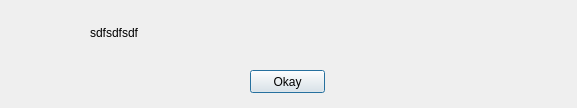
<?xml version="1.0" encoding="UTF-8"?>
<ui version="4.0">
 <class>Dialog</class>
 <widget class="QDialog" name="Dialog">
  <property name="windowModality">
   <enum>Qt::ApplicationModal</enum>
  </property>
  <property name="geometry">
   <rect>
    <x>0</x>
    <y>0</y>
    <width>577</width>
    <height>108</height>
   </rect>
  </property>
  <property name="windowTitle">
   <string>Dialog</string>
  </property>
  <property name="windowIcon">
   <iconset>
    <normaloff>../Calculator/Windows2.ico</normaloff>../Calculator/Windows2.ico</iconset>
  </property>
  <widget class="QLabel" name="iconLabel">
   <property name="geometry">
    <rect>
     <x>30</x>
     <y>12</y>
     <width>41</width>
     <height>41</height>
    </rect>
   </property>
   <property name="text">
    <string/>
   </property>
   <property name="pixmap">
    <pixmap>icons/Error.ico</pixmap>
   </property>
   <property name="scaledContents">
    <bool>true</bool>
   </property>
  </widget>
  <widget class="QLabel" name="messageText">
   <property name="geometry">
    <rect>
     <x>90</x>
     <y>2</y>
     <width>471</width>
     <height>61</height>
    </rect>
   </property>
   <property name="text">
    <string>sdfsdfsdf</string>
   </property>
  </widget>
  <widget class="QPushButton" name="button">
   <property name="geometry">
    <rect>
     <x>250</x>
     <y>70</y>
     <width>75</width>
     <height>23</height>
    </rect>
   </property>
   <property name="text">
    <string>Okay</string>
   </property>
  </widget>
 </widget>
 <resources/>
 <connections/>
</ui>
